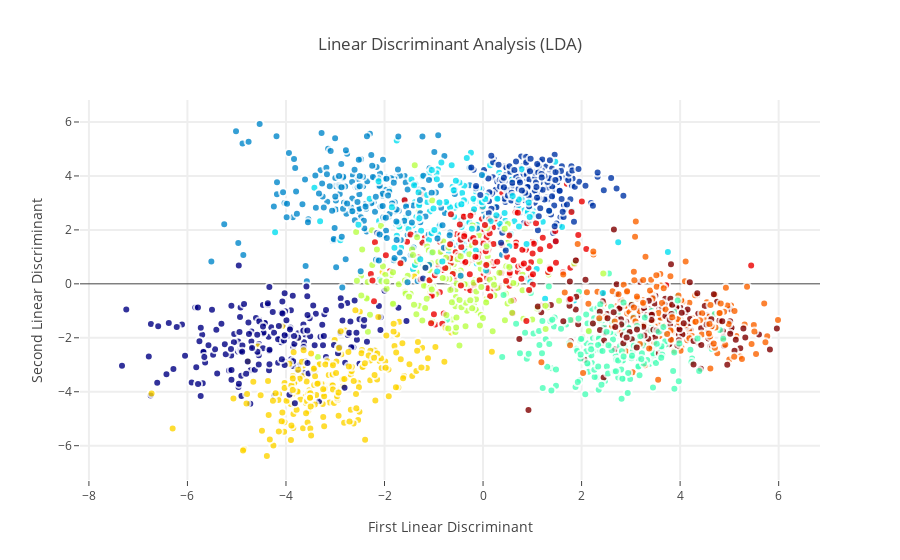

This figure's notebook cell:
### Markdown cell above
###Interactive visualisations of LDA representation

### Code cell
8# Using the Plotly library again
traceLDA = go.Scatter(
    x = X_LDA_2D[:,0],
    y = X_LDA_2D[:,1],
    name = Target,
#     hoveron = Target,
    mode = 'markers',
    text = Target,
    showlegend = True,
    marker = dict(
        size = 8,
        color = Target,
        colorscale ='Jet',
        showscale = False,
        line = dict(
            width = 2,
            color = 'rgb(255, 255, 255)'
        ),
        opacity = 0.8
    )
)
data = [traceLDA]

layout = go.Layout(
    title= 'Linear Discriminant Analysis (LDA)',
    hovermode= 'closest',
    xaxis= dict(
         title= 'First Linear Discriminant',
        ticklen= 5,
        zeroline= False,
        gridwidth= 2,
    ),
    yaxis=dict(
        title= 'Second Linear Discriminant',
        ticklen= 5,
        gridwidth= 2,
    ),
    showlegend= False
)

fig = dict(data=data, layout=layout)
py.iplot(fig, filename='styled-scatter')

### Figure 1 — Plotly figure (JSON) as saved in the notebook; plotly's stock layout.template omitted (floating-point values rounded to 4 significant figures; data arrays with more than 128 entries replaced by an {"elided": "..."} marker saying what was removed)
{"data": [{"marker": {"color": {"elided": "2000 int values"}, "colorscale": "Jet", "line": {"color": "rgb(255, 255, 255)", "width": 2}, "opacity": 0.8, "showscale": false, "size": 8}, "mode": "markers", "name": {"elided": "2000 int values"}, "showlegend": true, "text": {"elided": "2000 int values"}, "type": "scatter", "x": {"elided": "2000 float values"}, "y": {"elided": "2000 float values"}}], "layout": {"hovermode": "closest", "showlegend": false, "title": "Linear Discriminant Analysis (LDA)", "xaxis": {"gridwidth": 2, "ticklen": 5, "title": "First Linear Discriminant", "zeroline": false}, "yaxis": {"gridwidth": 2, "ticklen": 5, "title": "Second Linear Discriminant"}}}
